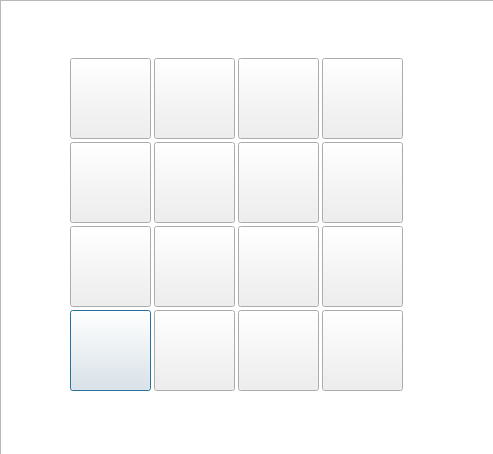
<?xml version="1.0" encoding="UTF-8"?>
<ui version="4.0">
 <class>Dialog_Hammer</class>
 <widget class="QDialog" name="Dialog_Hammer">
  <property name="geometry">
   <rect>
    <x>0</x>
    <y>0</y>
    <width>493</width>
    <height>454</height>
   </rect>
  </property>
  <property name="windowTitle">
   <string>Dialog</string>
  </property>
  <widget class="QPushButton" name="b13">
   <property name="geometry">
    <rect>
     <x>70</x>
     <y>310</y>
     <width>81</width>
     <height>81</height>
    </rect>
   </property>
   <property name="text">
    <string/>
   </property>
  </widget>
  <widget class="QPushButton" name="b8">
   <property name="geometry">
    <rect>
     <x>322</x>
     <y>142</y>
     <width>81</width>
     <height>81</height>
    </rect>
   </property>
   <property name="text">
    <string/>
   </property>
  </widget>
  <widget class="QPushButton" name="b9">
   <property name="geometry">
    <rect>
     <x>70</x>
     <y>226</y>
     <width>81</width>
     <height>81</height>
    </rect>
   </property>
   <property name="text">
    <string/>
   </property>
  </widget>
  <widget class="QPushButton" name="b14">
   <property name="geometry">
    <rect>
     <x>154</x>
     <y>310</y>
     <width>81</width>
     <height>81</height>
    </rect>
   </property>
   <property name="text">
    <string/>
   </property>
  </widget>
  <widget class="QPushButton" name="b7">
   <property name="geometry">
    <rect>
     <x>238</x>
     <y>142</y>
     <width>81</width>
     <height>81</height>
    </rect>
   </property>
   <property name="text">
    <string/>
   </property>
  </widget>
  <widget class="QPushButton" name="b5">
   <property name="geometry">
    <rect>
     <x>70</x>
     <y>142</y>
     <width>81</width>
     <height>81</height>
    </rect>
   </property>
   <property name="text">
    <string/>
   </property>
  </widget>
  <widget class="QPushButton" name="b1">
   <property name="geometry">
    <rect>
     <x>70</x>
     <y>58</y>
     <width>81</width>
     <height>81</height>
    </rect>
   </property>
   <property name="text">
    <string/>
   </property>
  </widget>
  <widget class="QPushButton" name="b10">
   <property name="geometry">
    <rect>
     <x>154</x>
     <y>226</y>
     <width>81</width>
     <height>81</height>
    </rect>
   </property>
   <property name="text">
    <string/>
   </property>
  </widget>
  <widget class="QPushButton" name="b12">
   <property name="geometry">
    <rect>
     <x>322</x>
     <y>226</y>
     <width>81</width>
     <height>81</height>
    </rect>
   </property>
   <property name="text">
    <string/>
   </property>
  </widget>
  <widget class="QPushButton" name="b11">
   <property name="geometry">
    <rect>
     <x>238</x>
     <y>226</y>
     <width>81</width>
     <height>81</height>
    </rect>
   </property>
   <property name="text">
    <string/>
   </property>
  </widget>
  <widget class="QPushButton" name="b4">
   <property name="geometry">
    <rect>
     <x>322</x>
     <y>58</y>
     <width>81</width>
     <height>81</height>
    </rect>
   </property>
   <property name="text">
    <string/>
   </property>
  </widget>
  <widget class="QPushButton" name="b3">
   <property name="geometry">
    <rect>
     <x>238</x>
     <y>58</y>
     <width>81</width>
     <height>81</height>
    </rect>
   </property>
   <property name="text">
    <string/>
   </property>
  </widget>
  <widget class="QPushButton" name="b2">
   <property name="geometry">
    <rect>
     <x>154</x>
     <y>58</y>
     <width>81</width>
     <height>81</height>
    </rect>
   </property>
   <property name="text">
    <string/>
   </property>
  </widget>
  <widget class="QPushButton" name="b15">
   <property name="geometry">
    <rect>
     <x>238</x>
     <y>310</y>
     <width>81</width>
     <height>81</height>
    </rect>
   </property>
   <property name="text">
    <string/>
   </property>
  </widget>
  <widget class="QPushButton" name="b16">
   <property name="geometry">
    <rect>
     <x>322</x>
     <y>310</y>
     <width>81</width>
     <height>81</height>
    </rect>
   </property>
   <property name="text">
    <string/>
   </property>
  </widget>
  <widget class="QPushButton" name="b6">
   <property name="geometry">
    <rect>
     <x>154</x>
     <y>142</y>
     <width>81</width>
     <height>81</height>
    </rect>
   </property>
   <property name="text">
    <string/>
   </property>
  </widget>
  <widget class="QGraphicsView" name="graphicsView">
   <property name="geometry">
    <rect>
     <x>0</x>
     <y>0</y>
     <width>571</width>
     <height>461</height>
    </rect>
   </property>
   <property name="styleSheet">
    <string notr="true">border-image: url(:/new/prefix1/image/2048bg.jpg);</string>
   </property>
  </widget>
  <zorder>graphicsView</zorder>
  <zorder>b13</zorder>
  <zorder>b8</zorder>
  <zorder>b9</zorder>
  <zorder>b14</zorder>
  <zorder>b7</zorder>
  <zorder>b5</zorder>
  <zorder>b1</zorder>
  <zorder>b10</zorder>
  <zorder>b12</zorder>
  <zorder>b11</zorder>
  <zorder>b4</zorder>
  <zorder>b3</zorder>
  <zorder>b2</zorder>
  <zorder>b15</zorder>
  <zorder>b16</zorder>
  <zorder>b6</zorder>
 </widget>
 <resources/>
 <connections/>
</ui>
